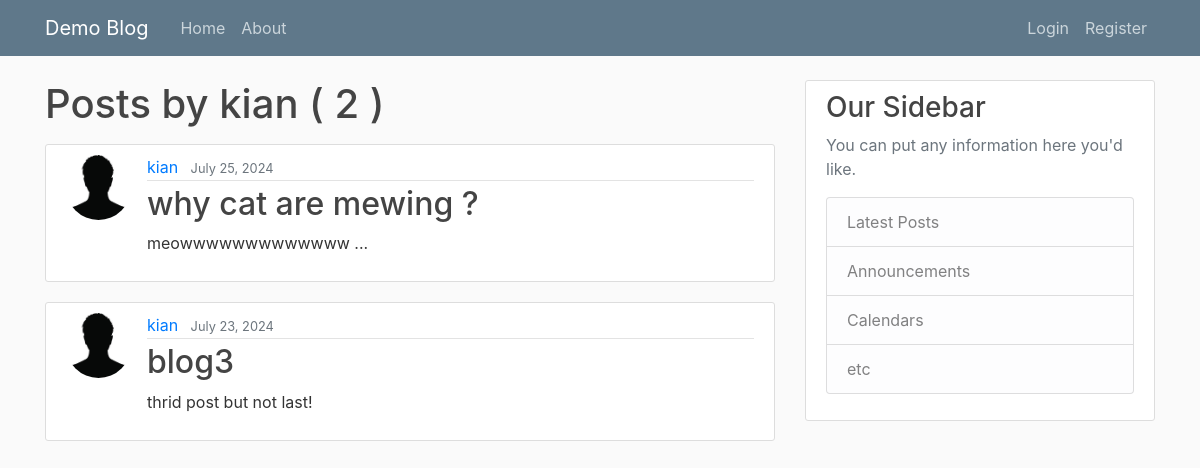
Before: /post/kian/ with the older database file.
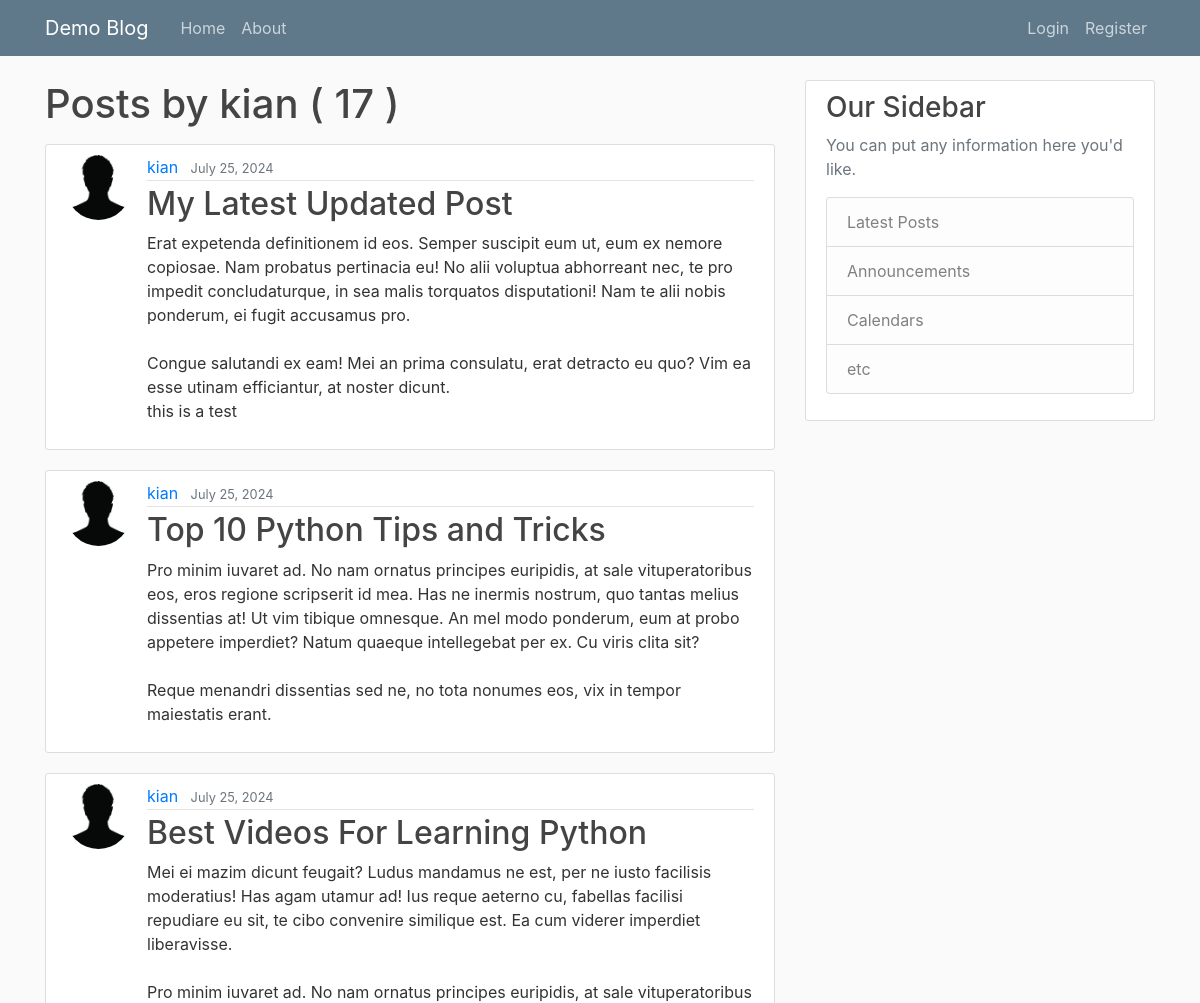
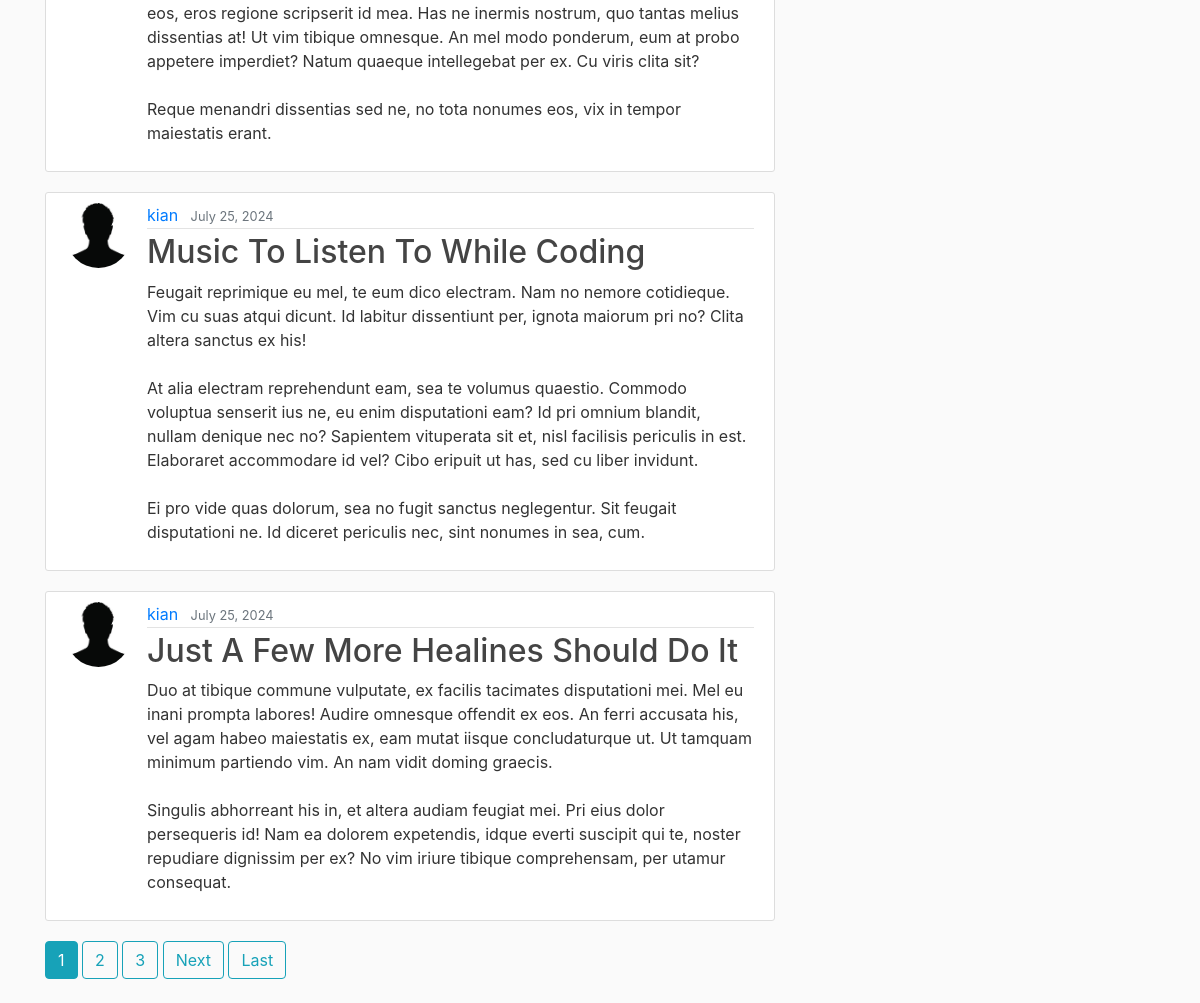
After: the same page with the newer database file (2 pictures, top to bottom).
### blog/models.py (models this page shows, shortened)
class Post(models.Model):
    title = models.CharField(max_length= 64)
    content = models.TextField()
    date_posted = models.DateTimeField(default = timezone.now)
    author = models.ForeignKey(User, on_delete=models.CASCADE)

### users/models.py (models this page shows, shortened)
class profile(models.Model):
    user = models.OneToOneField(User, on_delete= models.CASCADE)
    image = models.ImageField(default='default.jpg', upload_to='profile_pics')

### blog/views.py (the view)
# urls.py: path('post/<str:username>/', UserPostListView.as_view(), name = 'user-posts'),
class UserPostListView(ListView):
    model = Post
    template_name = 'blog/user_posts.html'
    context_object_name = 'posts'
    paginate_by = 5
    def get_queryset(self):
        user = get_object_or_404(User, username= self.kwargs.get('username'))
        return Post.objects.filter(author = user).order_by('-date_posted')

### blog/templates/blog/user_posts.html (shortened to what this page needs)
{% extends "blog/base.html" %}
{% block content %}
    <h1 class="mb-3"> Posts by {{ view.kwargs.username }} ( {{  page_obj.paginator.count }} )</h1>
    {% for post in posts %}
        <article class="media content-section">
          <img class="rounded-circle article-img"  src="{{ post.author.profile.image.url }}">
          <div class="media-body">
            <div class="article-metadata">
              <a class="mr-2" href="{% url 'user-posts' post.author.username %}">{{ post.author }}</a>
              <small class="text-muted">{{ post.date_posted|date:"F d, Y" }}</small>
            </div>
            <h2><a class="article-title" href="{% url 'post-detail' post.id %}">{{ post.title }}</a></h2>
            <p class="article-content">{{ post.content }}</p>
          </div>
        </article>
    {% endfor %}
    {% if is_paginated %}
      {% for num in page_obj.paginator.page_range %}
        {% if page_obj.number == num %}
         <a class="btn btn-info mb-4" href="?page= {{ num }}">{{ num }}</a>
        {% elif num > page_obj.number|add:'-3'  and num < page_obj.number|add:'3' %}
         <a class="btn btn-outline-info mb-4" href="?page= {{ num }}">{{ num }}</a>
        {% endif %}
      {% endfor %}
      {% if page_obj.has_next %}
        <a class="btn btn-outline-info mb-4" href="?page= {{ page_obj.next_page_number }}">Next</a>
        <a class="btn btn-outline-info mb-4" href="?page= {{ page_obj.paginator.num_pages}}"> Last</a>
      {% endif %}
    {% endif %}
{% endblock content %}

Changed rows visible on the page:
no longer on this page (row unchanged): Post: author.profile.image (placeholder picture), author "kian", date_posted "July 25, 2024", title "why cat are mewing ?", content "meowwwwwwwwwwwww ..."
no longer on this page (row unchanged): Post: author.profile.image (placeholder picture), author "kian", date_posted "July 23, 2024", title "blog3", content "thrid post but not last!"
added Post: author.profile.image (placeholder picture), author "kian", date_posted "July 25, 2024", title "My Latest Updated Post", content "Erat expetenda definitionem id eos. Semper suscipit eum ut, eum ex nemore copiosae. Nam probatus pertinacia eu! No alii voluptua abhorreant nec, te pro impedit concludaturque, in sea malis torquatos disputationi! Nam te alii nobis ponderum, ei fugit accusamus pro. Congue salutandi ex eam! Mei an prima consulatu, erat detracto eu quo? Vim ea esse utinam efficiantur, at noster dicunt. this is a test"
added Post: author.profile.image (placeholder picture), author "kian", date_posted "July 25, 2024", title "Top 10 Python Tips and Tricks", content "Pro minim iuvaret ad. No nam ornatus principes euripidis, at sale vituperatoribus eos, eros regione scripserit id mea. Has ne inermis nostrum, quo tantas melius dissentias at! Ut vim tibique omnesque. An mel modo ponderum, eum at probo appetere imperdiet? Natum quaeque intellegebat per ex. Cu viris clita sit? Reque menandri dissentias sed ne, no tota nonumes eos, vix in tempor maiestatis erant."
added Post: author.profile.image (placeholder picture), author "kian", date_posted "July 25, 2024", title "Best Videos For Learning Python", content "Mei ei mazim dicunt feugait? Ludus mandamus ne est, per ne iusto facilisis moderatius! Has agam utamur ad! Ius reque aeterno cu, fabellas facilisi repudiare eu sit, te cibo convenire similique est. Ea cum viderer imperdiet liberavisse. Pro minim iuvaret ad. No nam ornatus principes euripidis, at sale vituperatoribus eos, eros regione scripserit id mea. Has ne inermis nostrum, quo tantas melius dissentias at! Ut vim tibique omnesque. An mel modo ponderum, eum at probo appetere imperdiet? Natum quaeque intellegebat per ex. Cu viris clita sit? Reque menandri dissentias sed ne, no tota nonumes eos, vix in tempor maiestatis erant."
added Post: author.profile.image (placeholder picture), author "kian", date_posted "July 25, 2024", title "Music To Listen To While Coding", content "Feugait reprimique eu mel, te eum dico electram. Nam no nemore cotidieque. Vim cu suas atqui dicunt. Id labitur dissentiunt per, ignota maiorum pri no? Clita altera sanctus ex his! At alia electram reprehendunt eam, sea te volumus quaestio. Commodo voluptua senserit ius ne, eu enim disputationi eam? Id pri omnium blandit, nullam denique nec no? Sapientem vituperata sit et, nisl facilisis periculis in est. Elaboraret accommodare id vel? Cibo eripuit ut has, sed cu liber invidunt. Ei pro vide quas dolorum, sea no fugit sanctus neglegentur. Sit feugait disputationi ne. Id diceret periculis nec, sint nonumes in sea, cum."
added Post: author.profile.image (placeholder picture), author "kian", date_posted "July 25, 2024", title "Just A Few More Healines Should Do It", content "Duo at tibique commune vulputate, ex facilis tacimates disputationi mei. Mel eu inani prompta labores! Audire omnesque offendit ex eos. An ferri accusata his, vel agam habeo maiestatis ex, eam mutat iisque concludaturque ut. Ut tamquam minimum partiendo vim. An nam vidit doming graecis. Singulis abhorreant his in, et altera audiam feugiat mei. Pri eius dolor persequeris id! Nam ea dolorem expetendis, idque everti suscipit qui te, noster repudiare dignissim per ex? No vim iriure tibique comprehensam, per utamur consequat."
Other visible differences:
{{ page_obj.paginator.count }}: "2" → "17"
new list line: "1"
new list line: "2"
new list line: "3"
text now shown: "Next Last"
